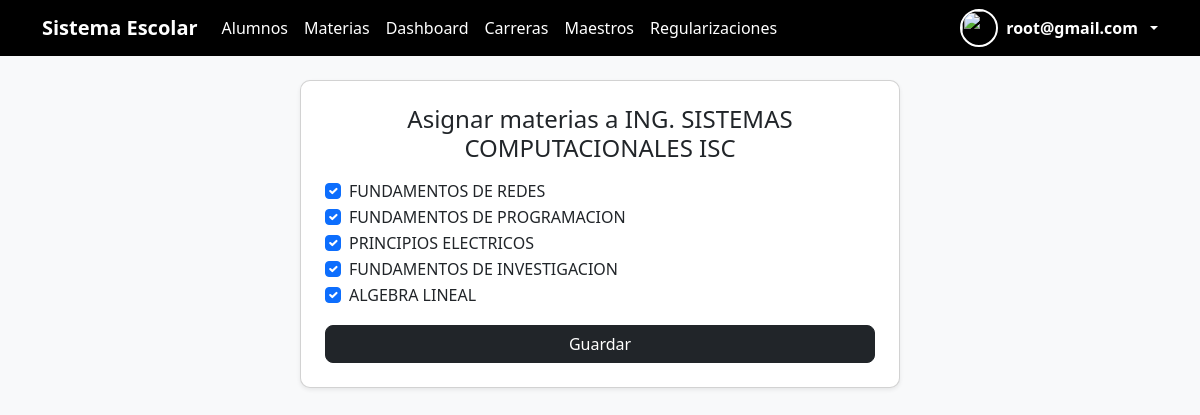
Screenshot of /alumnos/carreras/9/materias/ (signed in) with the database file from the repository.
### alumnos/models.py (models this page shows, shortened)
class Carrera(models.Model):
    nombre = models.CharField(max_length=100)

class Materia(models.Model):
    nombre = models.CharField(max_length=100)
    clave = models.CharField(max_length=20)
    carreras = models.ManyToManyField(Carrera)
    maestro = models.ForeignKey(Maestro, on_delete=models.CASCADE, null=True, blank=True)
    DIA_CHOICES = [
    ('Lunes', 'Lunes'),
    ('Martes', 'Martes'),
    ('Miercoles', 'Miércoles'),
    ('Jueves', 'Jueves'),
    ('Viernes', 'Viernes'),
    ]
    dia = models.CharField(max_length=10, choices=DIA_CHOICES, null=True, blank=True)
    hora_inicio = models.TimeField(null=True, blank=True)
    hora_fin = models.TimeField(null=True, blank=True)
    SEMESTRE_CHOICES = [
        (1, '1° Semestre'),
        (2, '2° Semestre'),
        (3, '3° Semestre'),
        (4, '4° Semestre'),
        (5, '5° Semestre'),
        (6, '6° Semestre'),
        (7, '7° Semestre'),
        (8, '8° Semestre'),
    ]
    semestre = models.IntegerField(choices=SEMESTRE_CHOICES, default=1)

### alumnos/views.py (the view)
# urls.py: path('carreras/<int:carrera_id>/materias/', views.asignar_materias_carrera, name='asignar_materias_carrera'),
def asignar_materias_carrera(request, carrera_id):
    carrera = get_object_or_404(Carrera, id=carrera_id)
    materias = Materia.objects.all()
    if request.method == 'POST':
        materias_ids = request.POST.getlist('materias')
        carrera.materia_set.set(materias_ids)  # 🔥 relación
        return redirect('lista_carreras')  # o donde quieras
    return render(request, 'alumnos/asignar_materias.html', {
        'carrera': carrera,
        'materias': materias,
        'materias_asignadas': carrera.materia_set.all()
    })

### alumnos/context_processors.py (called while the page is built)
def roles_usuario(request):
    user = request.user
    if user.is_authenticated:
        return {
            'es_admin': user.is_superuser or user.groups.filter(name='admin').exists(),
            'es_maestro': user.groups.filter(name='maestro').exists(),
            'es_alumno': user.groups.filter(name='alumno').exists(),
        }
    return {}

### alumnos/templates/alumnos/asignar_materias.html (shortened to what this page needs)
{% extends 'base.html' %}
{% block content %}
<div class="card p-4 shadow-sm" style="max-width: 600px; margin:auto;">
    <h4 class="mb-3 text-center">
        Asignar materias a {{ carrera.nombre }}
    </h4>
    <form method="POST">
        {% for materia in materias %}
            <div class="form-check">
                <input class="form-check-input" type="checkbox"
                       name="materias"
                       value="{{ materia.id }}"
                       {% if materia in materias_asignadas %}checked{% endif %}>
                <label class="form-check-label">
                    {{ materia.nombre }}
                </label>
            </div>
        {% endfor %}
        <button class="btn btn-dark w-100 mt-3">
            Guardar
        </button>
    </form>
</div>
{% endblock %}

### alumnos/templates/base.html (shortened to what this page needs)
{% load static %}
<!DOCTYPE html>
<html lang="es">
<head>
    <link href="https://cdn.jsdelivr.net/npm/bootstrap@5.3.7/dist/css/bootstrap.min.css" rel="stylesheet">
    <link rel="stylesheet" href="https://cdn.jsdelivr.net/npm/bootstrap-icons@1.11.3/font/bootstrap-icons.css">
</head>
<body>
{% if user.is_authenticated %}
<nav class="navbar navbar-expand-lg">
    <div class="container">
        <a class="navbar-brand" href="/alumnos/">
            Sistema Escolar
        </a>
        <div class="collapse navbar-collapse">
            <ul class="navbar-nav me-auto">
                {% if es_admin %}
                    <li class="nav-item">
                        <a class="nav-link" href="/alumnos">Alumnos</a>
                    </li>
                    <li class="nav-item">
                        <a class="nav-link" href="/alumnos/materias/">Materias</a>
                    </li>
                    <li class="nav-item">
                        <a class="nav-link" href="/alumnos/dashboard/">Dashboard</a>
                    </li>
                    <li class="nav-item">
                        <a class="nav-link" href="{% url 'lista_carreras' %}">Carreras</a>
                    </li>
                    <li class="nav-item">
                        <a class="nav-link" href="{% url 'lista_maestros' %}">Maestros</a>
                    </li>
                {% endif %}
                    {% if es_admin or es_maestro %}
                        <li class="nav-item">
                            <a class="nav-link" href="{% url 'lista_regularizaciones' %}">
                                Regularizaciones
                            </a>
                        </li>
                    {% endif %}
            </ul>
<div class="dropdown">
    <a class="d-flex align-items-center gap-2 text-white text-decoration-none dropdown-toggle"
       href="#"
       role="button"
       data-bs-toggle="dropdown">
        {% if es_admin and request.user.directivo %}
            {% if request.user.directivo.foto %}
                <img src="{{ request.user.directivo.foto.url }}" class="avatar-navbar">
            {% else %}
                <img src="{% static 'img/avatar.jpg' %}" class="avatar-navbar">
            {% endif %}
            <div class="d-none d-md-block">
                <div class="fw-bold">{{ request.user.directivo.nombre }}</div>
            </div>
        {% else %}
            <img src="{% static 'img/avatar.jpg' %}" class="avatar-navbar">
            <div class="d-none d-md-block">
                <div class="fw-bold">{{ request.user.username }}</div>
            </div>
        {% endif %}
    </a>
</div>
        </div>
    </div>
</nav>
{% endif %}
<div class="container mt-4">
    {% block content %}
    {% endblock %}
</div>
<div id="toast-container" class="position-fixed top-0 end-0 p-3" style="z-index: 9999;"></div>
</body>
</html>

### alumnos/templates/base.html (style rules this page uses)
body { background-color: #f8f9fa; }
.navbar { background-color: black; }
.navbar-brand { font-weight: bold; color: white; }
.nav-link { color: white; }
.card { border-radius: 10px; }
.btn { border-radius: 8px; }
.avatar-navbar { width:38px; height:38px; border-radius:50%; object-fit:cover; border:2px solid white; }

### rows the page displays
Carrera: nombre "ING. SISTEMAS COMPUTACIONALES ISC"
Materia: materias "☑", nombre "FUNDAMENTOS DE REDES"
Materia: materias "☑", nombre "FUNDAMENTOS DE PROGRAMACION"
Materia: materias "☑", nombre "PRINCIPIOS ELECTRICOS"
Materia: materias "☑", nombre "FUNDAMENTOS DE INVESTIGACION"
Materia: materias "☑", nombre "ALGEBRA LINEAL"

### other values shown
{{ request.user.username }} "root@gmail.com"
